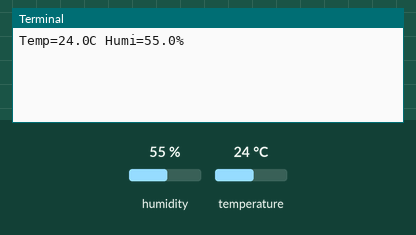
The program below on a simulated Raspberry Pi (BCM pin numbers). On the bench: the last lines printed to the terminal. The test bench sets the inputs (shaded band); at power-on: humidity 55 %, temperature 24 °C.

Above: at 1.2 s.
1.3 s: humidity set to 22 %
At 2.5 s:
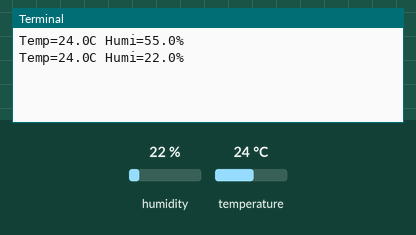
3.4 s: temperature set to 12 °C
At 4.6 s:
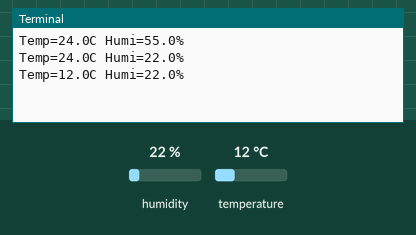
5.5 s: humidity set to 40 %
At 7.5 s:
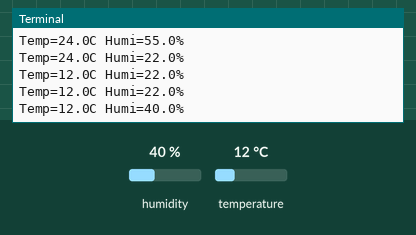
Timing chart, 0 to 9.0 s (numbered marks = the images above; inputs shaded):
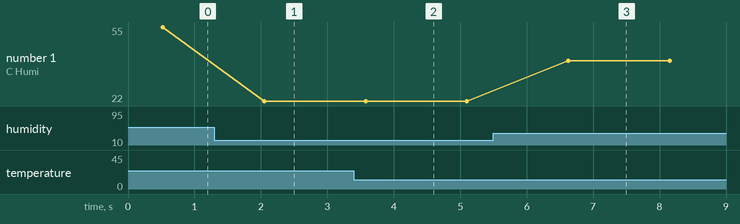

Measured:
- after the input at 1.3 s, the terminal: prints a new line after 0.75 s (image 1)
- after the input at 3.4 s, the terminal: prints a new line after 0.18 s (image 2)
- after the input at 5.5 s, the terminal: prints a new line after 1.1 s (image 3)
- plotted number 1: 55 → 22 after the input at 1.3 s, 22 → 40 after the input at 5.5 s

The program:

dht11.py
```python
import Adafruit_DHT
import time

dht = Adafruit_DHT.DHT11

dhtPin = 14

while True:
	humi, temp = Adafruit_DHT.read_retry(dht, dhtPin)
	if humi is not None and temp is not None:
		print("Temp=%.1fC Humi=%.1f%%" %(temp, humi))
	else:
		print("Failed to get reading. Try again!!")
	time.sleep(1)
```
